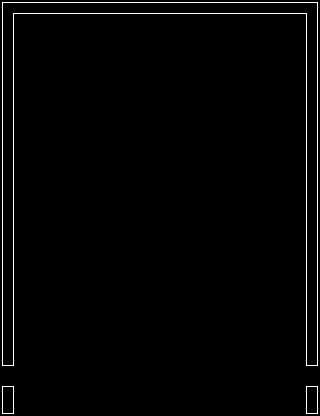

Tiled map render using the project's own tile images. Description and the map definition, with tile-layer contents summarised, below:
An orthogonal 20x26 tile map with 16x16 px tiles, 1 tile layer (Tile Layer 1).

<map version="1.0" orientation="orthogonal" width="20" height="26" tilewidth="16" tileheight="16">
 <tileset firstgid="1" name="bg" tilewidth="16" tileheight="16">
  <image source="tiles.png" width="192" height="144" />
 </tileset>
 <layer name="Tile Layer 1" width="20" height="26">
  <data>[520 cells, 68 non-empty, 6 distinct tile ids]</data>
 </layer>
</map>
